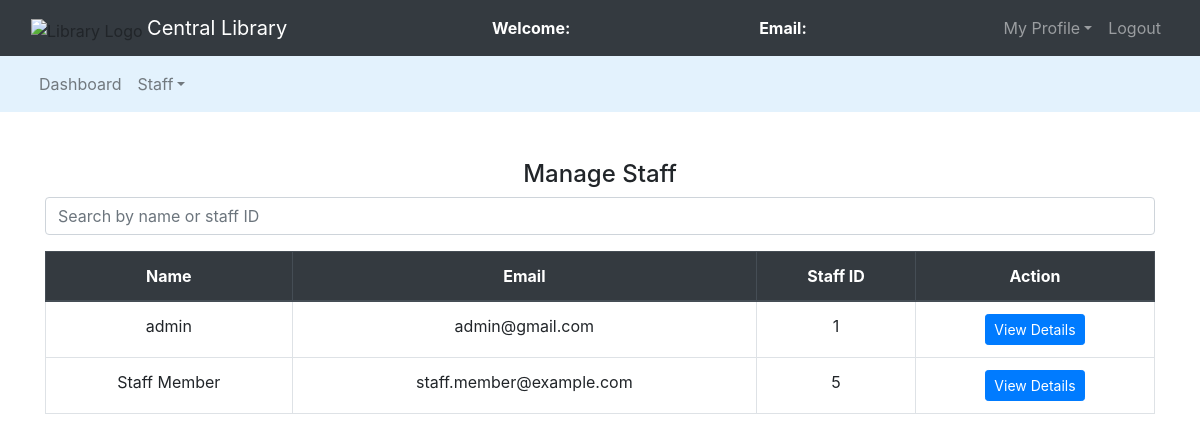
Page /admin/manage_staff.php on the committed database.
### tables this page shows
CREATE TABLE `staff_accounts` (
  `id` int(11) NOT NULL,
  `name` varchar(100) NOT NULL,
  `email` varchar(100) NOT NULL,
  `password` varchar(255) NOT NULL,
  `role` enum('admin','staff') NOT NULL DEFAULT 'staff',
  `phone` varchar(15) DEFAULT NULL,
  `department` varchar(100) DEFAULT NULL,
  `created_at` timestamp NOT NULL DEFAULT current_timestamp(),
  `updated_at` timestamp NOT NULL DEFAULT current_timestamp() ON UPDATE current_timestamp()
);

### admin/manage_staff.php (the view, shortened to what this page needs)
<?php
$connection = mysqli_connect("localhost", "root", "", "lms");
$query = "SELECT * FROM staff_accounts";
$result = mysqli_query($connection, $query);
?>
<!DOCTYPE html>
<html>
<head>
	<link rel="stylesheet" type="text/css" href="../bootstrap-4.4.1/css/bootstrap.min.css">
	<link rel="stylesheet" href="https://cdnjs.cloudflare.com/ajax/libs/font-awesome/6.4.0/css/all.min.css" />
</head>
<body>
    <nav class="navbar navbar-expand-lg navbar-dark bg-dark">
		<div class="container-fluid">
			<div class="navbar-header">
				<img src="../images/logo.png" alt="Library Logo" height="40">
				<a class="navbar-brand" href="index.php">Central Library</a>
			</div>
			<font style="color: white"><span><strong>Welcome: <?php echo $_SESSION['name'];?></strong></span></font>
			<font style="color: white"><span><strong>Email: <?php echo $_SESSION['email'];?></strong></span></font>
			<ul class="nav navbar-nav navbar-right">
				<li class="nav-item dropdown">
					<a class="nav-link dropdown-toggle" data-toggle="dropdown">My Profile</a>
				</li>
				<li class="nav-item">
					<a class="nav-link" href="../logout.php">Logout</a>
				</li>
			</ul>
		</div>
	</nav>
	<nav class="navbar navbar-expand-lg navbar-light" style="background-color: #e3f2fd">
		<div class="container-fluid">
			<ul class="nav navbar-nav navbar-center">
				<li class="nav-item">
					<a class="nav-link" href="admin_dashboard.php">Dashboard</a>
				</li>
				<li class="nav-item dropdown">
					<a class="nav-link dropdown-toggle" data-toggle="dropdown">Staff</a>
				</li>
			</ul>
		</div>
	</nav><br>
<div class="container mt-4">
    <h4 class="text-center">Manage Staff</h4>
    <input type="text" id="searchInput" class="form-control mb-3" placeholder="Search by name or staff ID" onkeyup="searchStaff()">
    <table class="table table-bordered text-center">
        <thead class="thead-dark">
            <tr>
                <th>Name</th>
                <th>Email</th>
                <th>Staff ID</th>
                <th>Action</th>
            </tr>
        </thead>
        <tbody>
        <?php while ($row = mysqli_fetch_assoc($result)): ?>
            <tr class="staff-row">
                <td class="staff-name"><?php echo htmlspecialchars($row['name']); ?></td>
                <td><?php echo htmlspecialchars($row['email']); ?></td>
                <td class="staff-id"><?php echo htmlspecialchars($row['id']); ?></td>
                <td><a href="view_staff.php?id=<?php echo urlencode($row['id']); ?>" class="btn btn-sm btn-primary">View Details</a></td>
            </tr>
        <?php endwhile; ?>
        </tbody>
    </table>
</div>
</body>
</html>

### rows in the picture
staff_accounts: name "admin", email "admin@gmail.com", id "1"
staff_accounts: name "Staff Member", email "staff.member@example.com", id "5"
